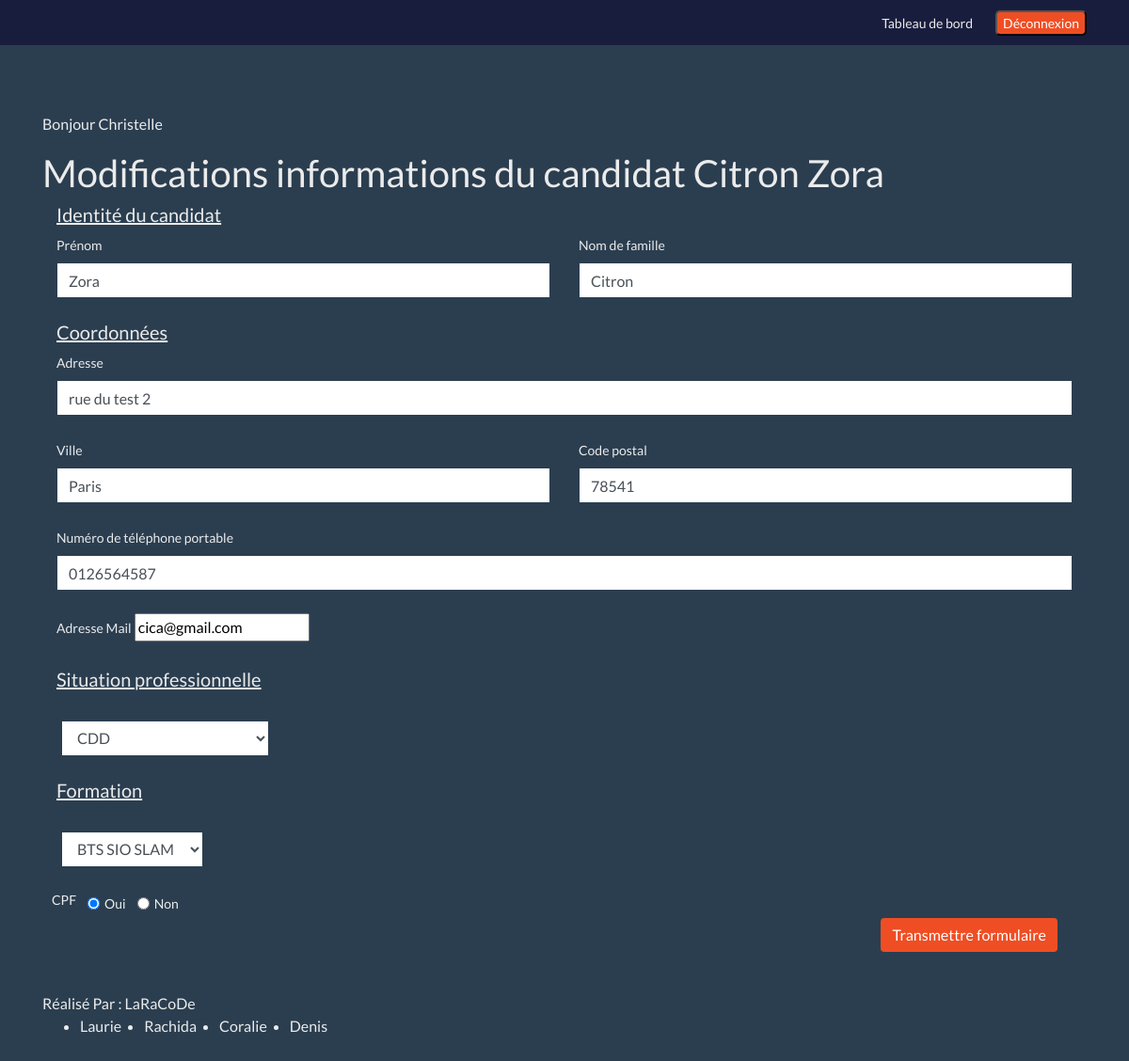
/back_office/modifInformation.php?idmod=1 (signed in), run on the app's committed database.
### tables this page shows
CREATE TABLE IF NOT EXISTS `dossier` (
  `Dossier_Id` int NOT NULL AUTO_INCREMENT,
  `Dossier_MotDePasse` varchar(60) NOT NULL COMMENT 'Mot de passe de connexion pour consultation du dossier par le candidat',
  `Dossier_DateCreation` date NOT NULL,
  `Dossier_DateRetourFinanceur` date DEFAULT NULL,
  `Dossier_Transmission` date DEFAULT NULL,
  `Dossier_Report` date DEFAULT NULL,
  `Dossier_Annulation` date DEFAULT NULL,
  `Dossier_Financeur` varchar(60) DEFAULT NULL,
  `Dossier_Parcours_personnalise` tinyint DEFAULT NULL,
  `Dossier_Bilan_Formation` varchar(60) DEFAULT NULL,
  `Dossier_Session` date DEFAULT NULL,
  `Dossier_Formation` enum('BTS SIO SLAM','BTS SIO SISR','BTS GPME','BTS CG','BTS Assurance','BTS MCO','BTS Banque') DEFAULT NULL,
  `Gestionnaire_Id` int DEFAULT NULL,
  `Candidat_Id` int NOT NULL,
  PRIMARY KEY (`Dossier_Id`),
  KEY `Gestionnaire_Id` (`Gestionnaire_Id`),
  KEY `Candidat_Id` (`Candidat_Id`)
);

CREATE TABLE IF NOT EXISTS `contact` (
  `Contact_Id` int NOT NULL AUTO_INCREMENT,
  `Contact_Nom` varchar(60) NOT NULL,
  `Contact_Prenom` varchar(60) NOT NULL,
  `Contact_Tel` int(10) UNSIGNED ZEROFILL NOT NULL,
  `Contact_Email` varchar(60) NOT NULL,
  `Contact_Adresse` varchar(100) DEFAULT NULL,
  `Contact_CodePostal` int(5) UNSIGNED ZEROFILL DEFAULT NULL,
  `Contact_Ville` varchar(60) DEFAULT NULL,
  `Contact_Date` datetime DEFAULT CURRENT_TIMESTAMP,
  PRIMARY KEY (`Contact_Id`),
  UNIQUE KEY `Contact_Email` (`Contact_Email`)
);

### back_office/modifInformation.php (the view, shortened to what this page needs)
<?php
 require('_connect.php');
 if (isset($_GET['idmod'])) {
   $id2 = $_GET['idmod'];
   $reqdossier = $bdd->prepare(
     "SELECT *
   FROM dossier d
   INNER JOIN candidat ca ON d.Candidat_Id=ca.Candidat_Id
   INNER JOIN contact c ON c.Contact_Id=ca.Candidat_Id
   WHERE c.Contact_Id= '$id2'"
   );
   $reqdossier->execute(array($id2));
   $reqdo = $reqdossier->fetch();
 }
 ?>
<!DOCTYPE html>
<html lang="fr">
<head>
  <link rel="stylesheet" href="css/bootstrap.min.css">
  <link rel="stylesheet" href="css/main.css">
</head>
<body>
  <?php require('_header.php'); ?>
  <form action="update.php" method="POST">
    <div class="container">
      <p>Bonjour <?php echo $_SESSION['Prenom']; ?></p>
      <div class="row">
        <div class="col-lg-12">
          <h1>Modifications informations du candidat <?php echo $reqdo['Contact_Nom'] . " " . $reqdo['Contact_Prenom']; ?></h1>
        </div>
      </div>
      <div class="container">
        <h5>Identité du candidat</h5>
        <div class="row mb-4">
          <div class="col">
            <label for="Contact_Prenom">Prénom</label>
            <input type="text" class="form-control" name="Contact_Prenom" value="<?= $reqdo['Contact_Prenom'] ?>">
          </div>
          <div class="col">
            <label for="Contact_Nom">Nom de famille</label>
            <input type="text" class="form-control" name="Contact_Nom" value="<?= $reqdo['Contact_Nom'] ?>">
          </div>
        </div>
        <h5>Coordonnées</h5>
        <div class="row mb-4">
          <div class="col">
            <label for="Contact_Adresse">Adresse</label>
            <input type="text" class="form-control" name="Contact_Adresse" value="<?= $reqdo['Contact_Adresse'] ?>">
          </div>
        </div>
        <div class="row mb-4">
          <div class="col">
            <label for="Contact_Ville">Ville</label>
            <input type="text" class="form-control" name="Contact_Ville" value="<?= $reqdo['Contact_Ville'] ?>">
          </div>
          <div class="col">
            <label for="Contact_CodePostal">Code postal</label>
            <input type="text" class="form-control" name="Contact_CodePostal" value="<?= $reqdo['Contact_CodePostal'] ?>">
          </div>
        </div>
        <div class="row mb-4">
          <div class="col">
            <label for="Contact_Tel">Numéro de téléphone portable</label>
            <input type="text" class="form-control" name="Contact_Tel" value="<?= $reqdo['Contact_Tel'] ?>">
          </div>
        </div>
        <div class="row mb-4">
          <div class="col">
            <label for="Contact_Email">Adresse Mail</label>
            <input type="text" name="Contact_Email" readonly value="<?= $reqdo['Contact_Email'] ?>">
          </div>
        </div>
        <h5>Situation professionnelle</h5>
        <div class="row mb-4">
          <div class="form-check ">
            <select name="Candidat_Situation_Pro" id=Candidat_Situation_Pro class="form-control">
              <?php foreach (['CDI', 'CDD', 'Intérimaire', "Demandeur emploi", 'Autre'] as $situation) : ?>
                <?php $selected = $reqdo['Candidat_Situation_Pro'] == $situation ? "selected" : ""; ?>
                <option <?= $selected ?> value="<?= $situation ?>"><?= $situation ?></option>
              <?php endforeach; ?>
            </select>
          </div>
        </div>
        <h5>Formation</h5>
        <div class="row mb-4">
          <div class="form-check ">
            <select name="Dossier_Formation" id=Dossier_Formation class="form-control">
              <?php foreach (['BTS SIO SLAM', 'BTS SIO SISR', 'BTS GPME', 'BTS CG', 'BTS Assurance', 'BTS MCO', 'BTS banque'] as $diplome) : ?>
                <?php $selected = $reqdo['Dossier_Formation'] == $diplome ? "selected" : ""; ?>
                <option <?= $selected ?> value="<?= $diplome ?>"><?= $diplome ?></option>
              <?php endforeach; ?>
            </select>
          </div>
        </div>
        <div class="form-row">
          <label class="form-check form-check-inline">CPF</label>
          <div class="form-check form-check-inline">
            <?php
             $chek0 = "";
             $chek1 = "";
             if ($reqdo['Candidat_CPF'] == 1) {
               $chek1 = 'checked';
             } else {
               $chek0 = 'checked';
             }
             ?>
            <input class="form-check-input" type="radio" <?= $chek1 ?> name="Candidat_CPF" id="inlineRadio1" value="1" />
            <label class="form-check-label" for="inlineRadio1">Oui</label>
          </div>
          <div class="form-check form-check-inline">
            <input class="form-check-input" type="radio" <?= $chek0 ?> name="Candidat_CPF" id="inlineRadio1" value="0" />
            <label class="form-check-label" for="inlineRadio1">Non</label>
          </div>
        </div>
        <div class="col">
          <input type="submit" class="form-control" name="envoyer" value="Transmettre formulaire" id="submit2">
        </div>
      </div>
    </div>
  </form>
  <?php require('_footer.php'); ?>
</body>
</html>

### back_office/css/main.css (style rules this page uses)
body { padding-top: 120px; }
#submit2 { float: right; background-color: #ef4e24; color: white; width: auto; border-radius: 5px; }
h5 { text-decoration: underline; }

### data on the page
dossier: contact.Contact_Nom "Citron", contact.Contact_Prenom "Zora", Contact_Prenom "Zora", Contact_Nom "Citron", Contact_Adresse "rue du test 2", Contact_Ville "Paris", Contact_CodePostal "78541", Contact_Tel "0126564587", Contact_Email "cica@gmail.com"

### other printed values
$_SESSION['Prenom'] "Christelle"
form field Candidat_Situation_Pro "CDD"
form field Dossier_Formation "BTS SIO SLAM"
